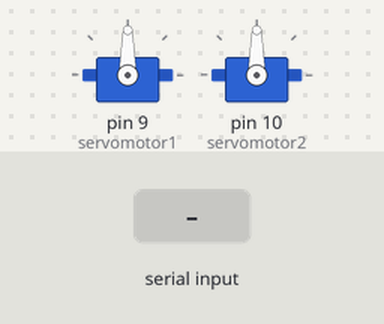
The sketch below on a simulated Arduino Uno, built with avr-gcc and run on an emulated ATmega328P. Shown: 2 × servo. The inputs (shaded band) are chosen by the test bench.

Above: at 1.2 s.
1.3 s: "90,45\n" received over Serial
At 1.8 s:
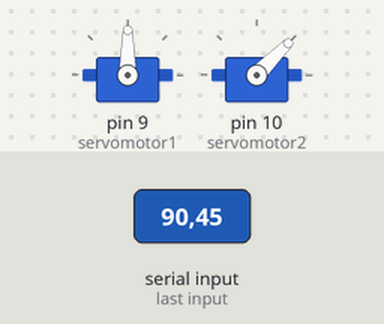
4.3 s: "30,150\n" received over Serial
At 5.3 s:
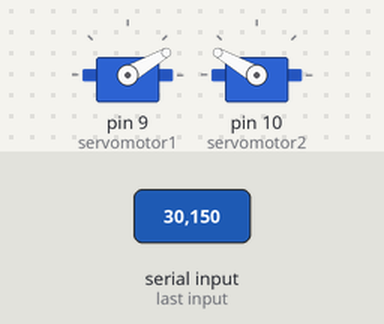
7.3 s: "90\n" received over Serial
At 9.6 s:
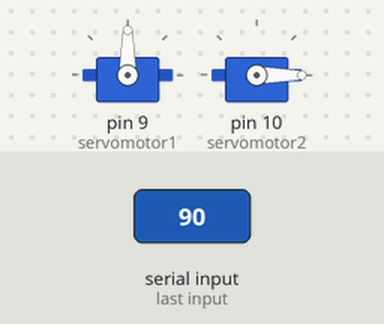
9.9 s: "200\n" received over Serial
At 11.6 s:
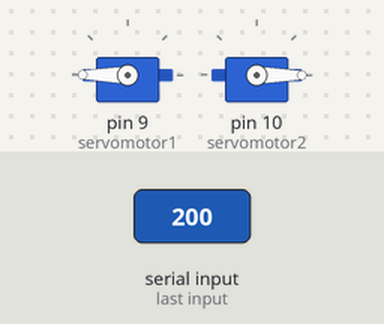
12.4 s: "1,90\n" received over Serial
At 12.8 s:
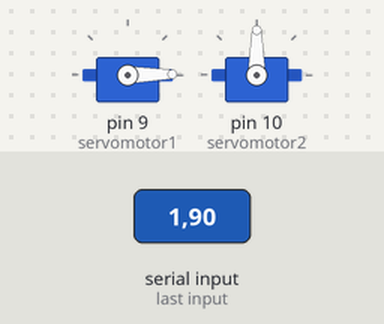
15.4 s: "1,90,45\n" received over Serial
At 17.2 s:
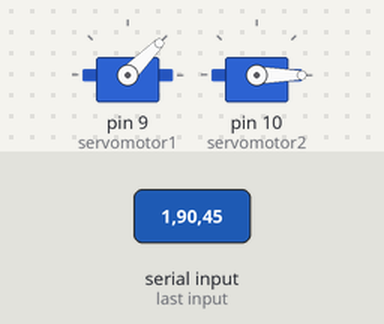
Timing chart, 0 to 18.7 s (numbered marks = the images above; inputs shaded):
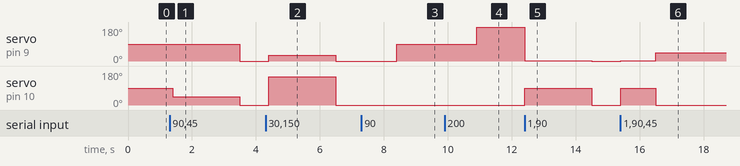

Measured:
- after the input at 1.3 s, servo on pin 9 (servomotor1): 90° → 0° after 2.2 s; servo on pin 10 (servomotor2): 90° → 45° after 0.10 s, → 0° 2.1 s later
- after the input at 4.3 s, servo on pin 9 (servomotor1): 0° → 30° after 0.10 s, → 0° 2.1 s later; servo on pin 10 (servomotor2): 0° → 150° after 0.10 s, → 0° 2.1 s later
- after the input at 7.3 s, servo on pin 9 (servomotor1): 0° → 90° after 1.1 s
- after the input at 9.9 s, servo on pin 9 (servomotor1): 90° → 180° after 1.0 s
- after the input at 12.4 s, servo on pin 9 (servomotor1): 180° → 1° at once, → 0° 2.1 s later; servo on pin 10 (servomotor2): 0° → 90° at once, → 0° 2.1 s later
- after the input at 15.4 s, servo on pin 9 (servomotor1): 0° → 1° at once, → 45° 1.1 s later; servo on pin 10 (servomotor2): 0° → 90° at once, → 0° 1.1 s later

The sketch:

arduinoesclavo.ino
```cpp
#include <Servo.h>

//declarando variables de servos
Servo servomotor1;
Servo servomotor2;

void setup() {
  Serial.begin(9600);

  //pines de servos
  servomotor1.attach(9);
  servomotor2.attach(10);
}
void loop() {
  if (Serial.available() > 0) {
    // Leer datos del puerto serie
    int ang1Recibido = Serial.parseInt(); // Lee el primer número
    int ang2Recibido = Serial.parseInt(); // Lee el segundo número

    // Controlar los servomotores
    servomotor1.write(ang1Recibido);
    servomotor2.write(ang2Recibido);
  }
  delay(100);
}
```
